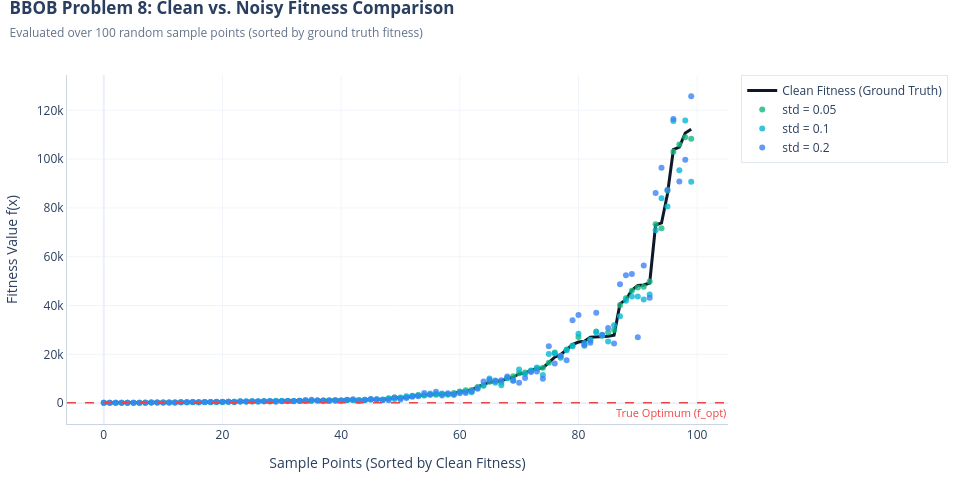
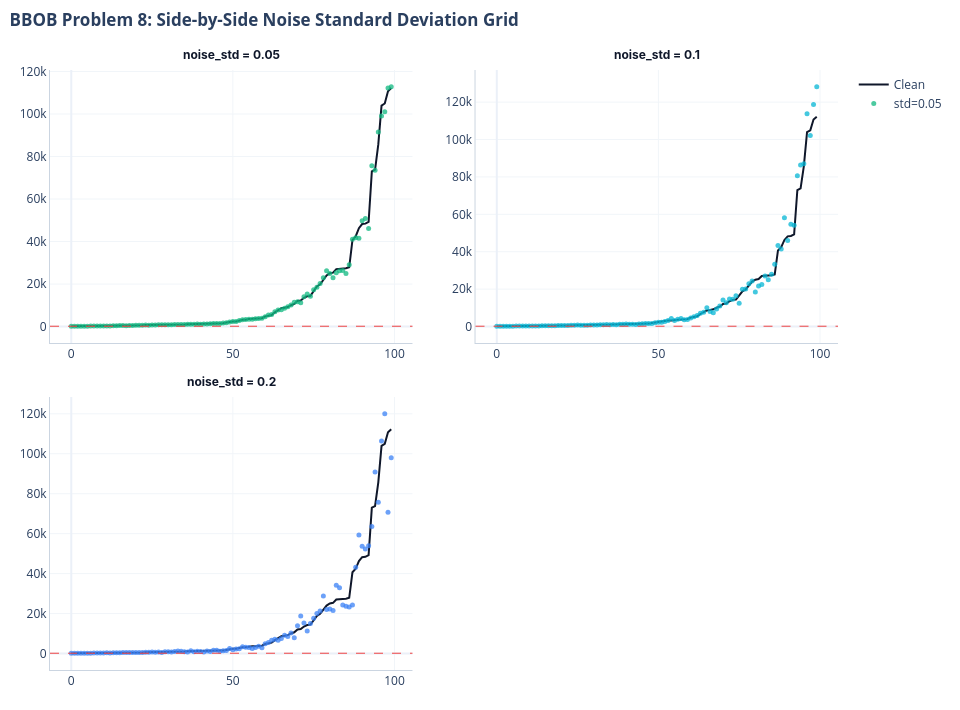

The notebook cell saved with these charts, in order:
### Markdown cell above
## 2. 1D Sample Point Fitness Comparison

### 🎯 Why we do this plot:
To understand how noise perturbs individual point evaluations along a 1D slice of the search space. We need to observe whether noisy evaluation preserves relative ranking order between candidate solutions or creates false local minima that fool optimization algorithms.

### 📖 How to read it:
- **X-axis**: Sample point index sorted by true clean objective value (left = best/lowest fitness, right = worst/highest fitness).
- **Y-axis**: Evaluated objective function value (x)$.
- **Solid Line (Green)**: True, uncorrupted clean ground-truth objective value.
- **Dashed / Dotted Lines**: Noisy evaluation curves across increasing noise intensities ( = 0.05 to 0.5).

### 💡 Key Takeaway:
At low noise levels ( ≤ 0.1), the overall ranking trajectory is preserved, though local perturbations introduce jitter. At high noise levels ( ≥ 0.5), local point ranking is heavily scrambled, creating artificial deceptive local optima that confuse deterministic local search methods.

### Code cell
lb, ub = problem.lower_bound, problem.upper_bound
points = np.random.uniform(lb, ub, (100, dim))
clean_y = np.array([problem(x) for x in points])
sort_idx = np.argsort(clean_y)
sorted_clean = clean_y[sort_idx]
indices = np.arange(len(points))
# Combined Plot showing all noise std levels overlaid on clean ground truth
fig_combined = go.Figure()
fig_combined.add_trace(go.Scatter(
    x=indices,
    y=sorted_clean,
    mode='lines',
    name='Clean Fitness (Ground Truth)',
    line=dict(color='#0F172A', width=3)
))
# Add true optimum line
fig_combined.add_hline(
    y=problem.true_optimum,
    line_dash="dash",
    line_color="#EF4444",
    line_width=1.5,
    annotation_text="True Optimum (f_opt)",
    annotation_position="bottom right",
    annotation_font=dict(size=11, color="#EF4444")
)
for level in noisy_levels:
    p_noisy = BBOBProblem(problem_id=problem_id, dim=dim, instance_id=instance_id, noise_strategy=MultiplicativeNoiseStrategy(noise_std=level), ioh_logger=None)
    noisy_y = np.array([p_noisy(x) for x in points])
    sorted_noisy = noisy_y[sort_idx]
    fig_combined.add_trace(go.Scatter(
        x=indices,
        y=sorted_noisy,
        mode='markers',
        name=f'std = {level}',
        marker=dict(color=color_palette.get(level, '#64748B'), size=6, opacity=0.8)
    ))
fig_combined.update_xaxes(showgrid=True, gridcolor='#F1F5F9', linecolor='#CBD5E1')
fig_combined.update_yaxes(showgrid=True, gridcolor='#F1F5F9', linecolor='#CBD5E1')
fig_combined.update_layout(
    title=dict(
        text=f"<b>BBOB Problem {problem_id}: Clean vs. Noisy Fitness Comparison</b><br><span style='font-size:12px;color:#64748B;'>Evaluated over 100 random sample points (sorted by ground truth fitness)</span>",
        x=0.01, xanchor='left', y=0.97
    ),
    xaxis_title="Sample Points (Sorted by Clean Fitness)",
    yaxis_title="Fitness Value f(x)",
    template="plotly_white",
    hovermode='x unified',
    height=480,
    width=960,
    margin=dict(l=60, r=40, t=75, b=50),
    legend=dict(bgcolor='rgba(255,255,255,0.9)', bordercolor='#E2E8F0', borderwidth=1)
)
fig_combined.show()
# Subplot Grid: 2 plots per row for vertical scrolling
n_plots = len(noisy_levels)
cols = 2
rows = int(np.ceil(n_plots / cols))
fig_subplots = make_subplots(
    rows=rows, cols=cols,
    subplot_titles=[f'<b>noise_std = {level}</b>' for level in noisy_levels],
    horizontal_spacing=0.08,
    vertical_spacing=0.09
)
coords = [(r + 1, c + 1) for r in range(rows) for c in range(cols)][:n_plots]
for idx, (level, (r, c)) in enumerate(zip(noisy_levels, coords), start=1):
    p_noisy = BBOBProblem(problem_id=problem_id, dim=dim, instance_id=instance_id, noise_strategy=MultiplicativeNoiseStrategy(noise_std=level), ioh_logger=None)
    noisy_y = np.array([p_noisy(x) for x in points])
    sorted_noisy = noisy_y[sort_idx]
    
    # Clean reference line
    fig_subplots.add_trace(
        go.Scatter(x=indices, y=sorted_clean, mode='lines', name='Clean', line=dict(color='#0F172A', width=2), showlegend=(idx==1)),
        row=r, col=c
    )
    # Noisy markers
    fig_subplots.add_trace(
        go.Scatter(x=indices, y=sorted_noisy, mode='markers', name=f'std={level}', marker=dict(color=color_palette.get(level, '#EF4444'), size=5, opacity=0.75), showlegend=(idx==1)),
        row=r, col=c
    )
    # Add true optimum line to subplot
    fig_subplots.add_hline(
        y=problem.true_optimum, line_dash="dash", line_color="#EF4444", line_width=1,
        row=r, col=c
    )
for anno in fig_subplots.layout.annotations:
    anno.update(font=dict(size=12, color='#0F172A', family='Inter, sans-serif'), yshift=6)
fig_subplots.update_xaxes(showgrid=True, gridcolor='#F1F5F9', linecolor='#CBD5E1')
fig_subplots.update_yaxes(showgrid=True, gridcolor='#F1F5F9', linecolor='#CBD5E1')
fig_subplots.update_layout(
    title=dict(
        text=f"<b>BBOB Problem {problem_id}: Side-by-Side Noise Standard Deviation Grid</b>",
        x=0.01, xanchor='left', y=0.98
    ),
    height=320 * rows + 70,
    width=960,
    margin=dict(l=50, r=40, t=70, b=40),
    template="plotly_white"
)
fig_subplots.show()

### Figure 1 — Plotly figure (JSON) as saved in the notebook; plotly's stock layout.template omitted (floating-point values rounded to 4 significant figures)
{"data": [{"line": {"color": "#0F172A", "width": 3}, "mode": "lines", "name": "Clean Fitness (Ground Truth)", "type": "scatter", "x": [0, 1, 2, 3, 4, 5, 6, 7, 8, 9, 10, 11, 12, 13, 14, 15, 16, 17, 18, 19, 20, 21, 22, 23, 24, 25, 26, 27, 28, 29, 30, 31, 32, 33, 34, 35, 36, 37, 38, 39, 40, 41, 42, 43, 44, 45, 46, 47, 48, 49, 50, 51, 52, 53, 54, 55, 56, 57, 58, 59, 60, 61, 62, 63, 64, 65, 66, 67, 68, 69, 70, 71, 72, 73, 74, 75, 76, 77, 78, 79, 80, 81, 82, 83, 84, 85, 86, 87, 88, 89, 90, 91, 92, 93, 94, 95, 96, 97, 98, 99], "y": [154.8, 159.5, 160.0, 163.4, 175.3, 188.0, 208.1, 236.5, 250.0, 251.5, 275.3, 299.2, 303.2, 324.7, 374.5, 443.1, 445.4, 449.1, 452.0, 509.8, 549.4, 570.5, 574.2, 698.4, 699.0, 720.2, 725.8, 751.3, 787.0, 828.9, 869.8, 892.7, 936.4, 991.2, 1003.0, 1017.0, 1094.0, 1101.0, 1109.0, 1117.0, 1128.0, 1184.0, 1236.0, 1241.0, 1388.0, 1511.0, 1518.0, 1547.0, 1880.0, 2169.0, 2336.0, 2363.0, 2945.0, 3155.0, 3203.0, 3605.0, 3635.0, 3704.0, 3732.0, 3949.0, 4744.0, 5053.0, 5439.0, 6705.0, 7506.0, 8617.0, 8871.0, 9192.0, 10040.0, 10640.0, 12070.0, 12260.0, 13530.0, 14250.0, 14440.0, 16820.0, 18830.0, 19850.0, 21890.0, 24010.0, 25060.0, 25370.0, 27020.0, 27070.0, 27240.0, 27420.0, 27890.0, 40680.0, 42420.0, 46300.0, 48230.0, 48430.0, 49240.0, 72980.0, 73850.0, 85690.0, 103900.0, 105000.0, 110700.0, 112200.0]}, {"marker": {"color": "#10B981", "opacity": 0.8, "size": 6}, "mode": "markers", "name": "std = 0.05", "type": "scatter", "x": [0, 1, 2, 3, 4, 5, 6, 7, 8, 9, 10, 11, 12, 13, 14, 15, 16, 17, 18, 19, 20, 21, 22, 23, 24, 25, 26, 27, 28, 29, 30, 31, 32, 33, 34, 35, 36, 37, 38, 39, 40, 41, 42, 43, 44, 45, 46, 47, 48, 49, 50, 51, 52, 53, 54, 55, 56, 57, 58, 59, 60, 61, 62, 63, 64, 65, 66, 67, 68, 69, 70, 71, 72, 73, 74, 75, 76, 77, 78, 79, 80, 81, 82, 83, 84, 85, 86, 87, 88, 89, 90, 91, 92, 93, 94, 95, 96, 97, 98, 99], "y": [155.3, 159.4, 160.0, 164.1, 174.6, 188.6, 213.3, 232.4, 247.2, 249.6, 276.3, 295.4, 296.8, 339.3, 366.8, 451.4, 427.7, 436.5, 451.0, 495.1, 530.8, 573.3, 545.6, 673.0, 677.0, 719.4, 705.9, 791.0, 729.4, 814.3, 869.4, 912.8, 923.6, 1043.0, 1045.0, 965.7, 1132.0, 1114.0, 1163.0, 1179.0, 1104.0, 1244.0, 1254.0, 1242.0, 1404.0, 1516.0, 1481.0, 1422.0, 1971.0, 2313.0, 2377.0, 2540.0, 2938.0, 3356.0, 3278.0, 3507.0, 3495.0, 3804.0, 3540.0, 4207.0, 4764.0, 5248.0, 5441.0, 6583.0, 7141.0, 8784.0, 8979.0, 8424.0, 10180.0, 11080.0, 12280.0, 12580.0, 13400.0, 14250.0, 14550.0, 16540.0, 20750.0, 18590.0, 22040.0, 23610.0, 27070.0, 23530.0, 25730.0, 29380.0, 27620.0, 28980.0, 30030.0, 40130.0, 42970.0, 46120.0, 47410.0, 47660.0, 49860.0, 73340.0, 71640.0, 87030.0, 103000.0, 106000.0, 109000.0, 108300.0]}, {"marker": {"color": "#06B6D4", "opacity": 0.8, "size": 6}, "mode": "markers", "name": "std = 0.1", "type": "scatter", "x": [0, 1, 2, 3, 4, 5, 6, 7, 8, 9, 10, 11, 12, 13, 14, 15, 16, 17, 18, 19, 20, 21, 22, 23, 24, 25, 26, 27, 28, 29, 30, 31, 32, 33, 34, 35, 36, 37, 38, 39, 40, 41, 42, 43, 44, 45, 46, 47, 48, 49, 50, 51, 52, 53, 54, 55, 56, 57, 58, 59, 60, 61, 62, 63, 64, 65, 66, 67, 68, 69, 70, 71, 72, 73, 74, 75, 76, 77, 78, 79, 80, 81, 82, 83, 84, 85, 86, 87, 88, 89, 90, 91, 92, 93, 94, 95, 96, 97, 98, 99], "y": [154.1, 158.8, 162.1, 164.1, 176.1, 191.7, 212.5, 221.1, 254.6, 250.1, 266.6, 311.4, 311.2, 370.0, 395.3, 407.0, 425.1, 425.7, 484.8, 475.6, 521.6, 579.7, 568.5, 765.9, 663.0, 749.1, 721.2, 758.9, 744.0, 944.4, 873.2, 856.3, 822.4, 850.1, 1014.0, 985.8, 1065.0, 1109.0, 1050.0, 980.9, 1122.0, 1285.0, 1225.0, 1343.0, 1419.0, 1532.0, 1571.0, 1514.0, 1793.0, 1749.0, 2157.0, 2819.0, 3078.0, 3193.0, 3098.0, 3985.0, 3796.0, 3941.0, 3549.0, 3564.0, 4591.0, 4695.0, 4506.0, 6247.0, 7361.0, 10110.0, 8415.0, 7384.0, 10460.0, 9179.0, 13820.0, 11990.0, 13150.0, 14580.0, 11530.0, 20200.0, 20380.0, 19190.0, 21650.0, 23320.0, 28490.0, 24690.0, 25950.0, 28920.0, 27850.0, 25290.0, 31970.0, 35600.0, 41980.0, 43690.0, 43740.0, 42490.0, 44560.0, 70900.0, 83960.0, 80570.0, 115600.0, 95420.0, 115900.0, 90770.0]}, {"marker": {"color": "#3B82F6", "opacity": 0.8, "size": 6}, "mode": "markers", "name": "std = 0.2", "type": "scatter", "x": [0, 1, 2, 3, 4, 5, 6, 7, 8, 9, 10, 11, 12, 13, 14, 15, 16, 17, 18, 19, 20, 21, 22, 23, 24, 25, 26, 27, 28, 29, 30, 31, 32, 33, 34, 35, 36, 37, 38, 39, 40, 41, 42, 43, 44, 45, 46, 47, 48, 49, 50, 51, 52, 53, 54, 55, 56, 57, 58, 59, 60, 61, 62, 63, 64, 65, 66, 67, 68, 69, 70, 71, 72, 73, 74, 75, 76, 77, 78, 79, 80, 81, 82, 83, 84, 85, 86, 87, 88, 89, 90, 91, 92, 93, 94, 95, 96, 97, 98, 99], "y": [155.1, 161.0, 163.4, 161.4, 184.0, 192.8, 210.5, 207.5, 235.0, 236.5, 274.6, 260.7, 289.8, 335.3, 356.1, 455.6, 411.8, 462.9, 364.5, 630.7, 587.1, 565.2, 448.0, 670.8, 725.5, 748.1, 742.4, 778.9, 859.6, 629.6, 776.2, 904.2, 892.1, 975.1, 1281.0, 1427.0, 1129.0, 1019.0, 942.0, 1243.0, 1125.0, 1366.0, 1613.0, 854.5, 1192.0, 1757.0, 1493.0, 1246.0, 1196.0, 2341.0, 1530.0, 2148.0, 2589.0, 2858.0, 4135.0, 3440.0, 4724.0, 3144.0, 4070.0, 3459.0, 4068.0, 4150.0, 4838.0, 5917.0, 8896.0, 9605.0, 9324.0, 9355.0, 10880.0, 9242.0, 8411.0, 10330.0, 12740.0, 12950.0, 10050.0, 23350.0, 16220.0, 19450.0, 17550.0, 34010.0, 36120.0, 23890.0, 24790.0, 37030.0, 28090.0, 30780.0, 24450.0, 48720.0, 52440.0, 52960.0, 27030.0, 56390.0, 43170.0, 86150.0, 96490.0, 87490.0, 116400.0, 90870.0, 99750.0, 125800.0]}], "layout": {"annotations": [{"font": {"color": "#EF4444", "size": 11}, "showarrow": false, "text": "True Optimum (f_opt)", "x": 1, "xanchor": "right", "xref": "x domain", "y": 149.2, "yanchor": "top", "yref": "y"}], "height": 480, "hovermode": "x unified", "legend": {"bgcolor": "rgba(255,255,255,0.9)", "bordercolor": "#E2E8F0", "borderwidth": 1}, "margin": {"b": 50, "l": 60, "r": 40, "t": 75}, "shapes": [{"line": {"color": "#EF4444", "dash": "dash", "width": 1.5}, "type": "line", "x0": 0, "x1": 1, "xref": "x domain", "y0": 149.2, "y1": 149.2, "yref": "y"}], "title": {"text": "<b>BBOB Problem 8: Clean vs. Noisy Fitness Comparison</b><br><span style='font-size:12px;color:#64748B;'>Evaluated over 100 random sample points (sorted by ground truth fitness)</span>", "x": 0.01, "xanchor": "left", "y": 0.97}, "width": 960, "xaxis": {"gridcolor": "#F1F5F9", "linecolor": "#CBD5E1", "showgrid": true, "title": {"text": "Sample Points (Sorted by Clean Fitness)"}}, "yaxis": {"gridcolor": "#F1F5F9", "linecolor": "#CBD5E1", "showgrid": true, "title": {"text": "Fitness Value f(x)"}}}}

### Figure 2 — Plotly figure (JSON) as saved in the notebook; plotly's stock layout.template omitted (floating-point values rounded to 4 significant figures)
{"data": [{"line": {"color": "#0F172A", "width": 2}, "mode": "lines", "name": "Clean", "showlegend": true, "type": "scatter", "x": [0, 1, 2, 3, 4, 5, 6, 7, 8, 9, 10, 11, 12, 13, 14, 15, 16, 17, 18, 19, 20, 21, 22, 23, 24, 25, 26, 27, 28, 29, 30, 31, 32, 33, 34, 35, 36, 37, 38, 39, 40, 41, 42, 43, 44, 45, 46, 47, 48, 49, 50, 51, 52, 53, 54, 55, 56, 57, 58, 59, 60, 61, 62, 63, 64, 65, 66, 67, 68, 69, 70, 71, 72, 73, 74, 75, 76, 77, 78, 79, 80, 81, 82, 83, 84, 85, 86, 87, 88, 89, 90, 91, 92, 93, 94, 95, 96, 97, 98, 99], "xaxis": "x", "y": [154.8, 159.5, 160.0, 163.4, 175.3, 188.0, 208.1, 236.5, 250.0, 251.5, 275.3, 299.2, 303.2, 324.7, 374.5, 443.1, 445.4, 449.1, 452.0, 509.8, 549.4, 570.5, 574.2, 698.4, 699.0, 720.2, 725.8, 751.3, 787.0, 828.9, 869.8, 892.7, 936.4, 991.2, 1003.0, 1017.0, 1094.0, 1101.0, 1109.0, 1117.0, 1128.0, 1184.0, 1236.0, 1241.0, 1388.0, 1511.0, 1518.0, 1547.0, 1880.0, 2169.0, 2336.0, 2363.0, 2945.0, 3155.0, 3203.0, 3605.0, 3635.0, 3704.0, 3732.0, 3949.0, 4744.0, 5053.0, 5439.0, 6705.0, 7506.0, 8617.0, 8871.0, 9192.0, 10040.0, 10640.0, 12070.0, 12260.0, 13530.0, 14250.0, 14440.0, 16820.0, 18830.0, 19850.0, 21890.0, 24010.0, 25060.0, 25370.0, 27020.0, 27070.0, 27240.0, 27420.0, 27890.0, 40680.0, 42420.0, 46300.0, 48230.0, 48430.0, 49240.0, 72980.0, 73850.0, 85690.0, 103900.0, 105000.0, 110700.0, 112200.0], "yaxis": "y"}, {"marker": {"color": "#10B981", "opacity": 0.75, "size": 5}, "mode": "markers", "name": "std=0.05", "showlegend": true, "type": "scatter", "x": [0, 1, 2, 3, 4, 5, 6, 7, 8, 9, 10, 11, 12, 13, 14, 15, 16, 17, 18, 19, 20, 21, 22, 23, 24, 25, 26, 27, 28, 29, 30, 31, 32, 33, 34, 35, 36, 37, 38, 39, 40, 41, 42, 43, 44, 45, 46, 47, 48, 49, 50, 51, 52, 53, 54, 55, 56, 57, 58, 59, 60, 61, 62, 63, 64, 65, 66, 67, 68, 69, 70, 71, 72, 73, 74, 75, 76, 77, 78, 79, 80, 81, 82, 83, 84, 85, 86, 87, 88, 89, 90, 91, 92, 93, 94, 95, 96, 97, 98, 99], "xaxis": "x", "y": [154.7, 159.4, 160.0, 163.2, 174.0, 186.8, 206.5, 242.0, 252.4, 261.4, 280.1, 304.6, 314.4, 330.8, 382.1, 447.7, 467.0, 427.3, 468.5, 506.3, 562.9, 554.8, 576.3, 714.9, 666.8, 776.3, 764.9, 818.5, 804.7, 849.4, 878.7, 826.4, 960.2, 984.8, 1012.0, 974.5, 1126.0, 1094.0, 1132.0, 1161.0, 1141.0, 1189.0, 1227.0, 1262.0, 1399.0, 1413.0, 1412.0, 1641.0, 1794.0, 2120.0, 2367.0, 2351.0, 2891.0, 3172.0, 3299.0, 3478.0, 3408.0, 3631.0, 3767.0, 3917.0, 4596.0, 5474.0, 5688.0, 6909.0, 7807.0, 7901.0, 8563.0, 9313.0, 10190.0, 11440.0, 11660.0, 11180.0, 13990.0, 15260.0, 14230.0, 17270.0, 18460.0, 20220.0, 22990.0, 26210.0, 24940.0, 22950.0, 25360.0, 26230.0, 26430.0, 24950.0, 29070.0, 41050.0, 41820.0, 41570.0, 49810.0, 50830.0, 46170.0, 75610.0, 73600.0, 91560.0, 99100.0, 101000.0, 112200.0, 112800.0], "yaxis": "y"}, {"line": {"color": "#0F172A", "width": 2}, "mode": "lines", "name": "Clean", "showlegend": false, "type": "scatter", "x": [0, 1, 2, 3, 4, 5, 6, 7, 8, 9, 10, 11, 12, 13, 14, 15, 16, 17, 18, 19, 20, 21, 22, 23, 24, 25, 26, 27, 28, 29, 30, 31, 32, 33, 34, 35, 36, 37, 38, 39, 40, 41, 42, 43, 44, 45, 46, 47, 48, 49, 50, 51, 52, 53, 54, 55, 56, 57, 58, 59, 60, 61, 62, 63, 64, 65, 66, 67, 68, 69, 70, 71, 72, 73, 74, 75, 76, 77, 78, 79, 80, 81, 82, 83, 84, 85, 86, 87, 88, 89, 90, 91, 92, 93, 94, 95, 96, 97, 98, 99], "xaxis": "x2", "y": [154.8, 159.5, 160.0, 163.4, 175.3, 188.0, 208.1, 236.5, 250.0, 251.5, 275.3, 299.2, 303.2, 324.7, 374.5, 443.1, 445.4, 449.1, 452.0, 509.8, 549.4, 570.5, 574.2, 698.4, 699.0, 720.2, 725.8, 751.3, 787.0, 828.9, 869.8, 892.7, 936.4, 991.2, 1003.0, 1017.0, 1094.0, 1101.0, 1109.0, 1117.0, 1128.0, 1184.0, 1236.0, 1241.0, 1388.0, 1511.0, 1518.0, 1547.0, 1880.0, 2169.0, 2336.0, 2363.0, 2945.0, 3155.0, 3203.0, 3605.0, 3635.0, 3704.0, 3732.0, 3949.0, 4744.0, 5053.0, 5439.0, 6705.0, 7506.0, 8617.0, 8871.0, 9192.0, 10040.0, 10640.0, 12070.0, 12260.0, 13530.0, 14250.0, 14440.0, 16820.0, 18830.0, 19850.0, 21890.0, 24010.0, 25060.0, 25370.0, 27020.0, 27070.0, 27240.0, 27420.0, 27890.0, 40680.0, 42420.0, 46300.0, 48230.0, 48430.0, 49240.0, 72980.0, 73850.0, 85690.0, 103900.0, 105000.0, 110700.0, 112200.0], "yaxis": "y2"}, {"marker": {"color": "#06B6D4", "opacity": 0.75, "size": 5}, "mode": "markers", "name": "std=0.1", "showlegend": false, "type": "scatter", "x": [0, 1, 2, 3, 4, 5, 6, 7, 8, 9, 10, 11, 12, 13, 14, 15, 16, 17, 18, 19, 20, 21, 22, 23, 24, 25, 26, 27, 28, 29, 30, 31, 32, 33, 34, 35, 36, 37, 38, 39, 40, 41, 42, 43, 44, 45, 46, 47, 48, 49, 50, 51, 52, 53, 54, 55, 56, 57, 58, 59, 60, 61, 62, 63, 64, 65, 66, 67, 68, 69, 70, 71, 72, 73, 74, 75, 76, 77, 78, 79, 80, 81, 82, 83, 84, 85, 86, 87, 88, 89, 90, 91, 92, 93, 94, 95, 96, 97, 98, 99], "xaxis": "x2", "y": [154.3, 161.0, 161.6, 163.2, 179.2, 185.5, 208.9, 248.0, 280.0, 265.2, 259.9, 307.1, 327.7, 291.6, 395.3, 450.1, 454.0, 440.8, 451.3, 525.5, 528.2, 563.9, 484.6, 740.7, 652.4, 774.5, 682.9, 610.2, 706.9, 811.0, 807.5, 798.7, 888.6, 1003.0, 1055.0, 963.3, 1104.0, 970.4, 1156.0, 1163.0, 1325.0, 1213.0, 1152.0, 1079.0, 1325.0, 1430.0, 1563.0, 1635.0, 1668.0, 2044.0, 2284.0, 2266.0, 2720.0, 3173.0, 4228.0, 3191.0, 3948.0, 4318.0, 3559.0, 3749.0, 4556.0, 5218.0, 5887.0, 7080.0, 7635.0, 10040.0, 8060.0, 7427.0, 9331.0, 11030.0, 14210.0, 12680.0, 14710.0, 14550.0, 16420.0, 12410.0, 19940.0, 20070.0, 22810.0, 24340.0, 18500.0, 21690.0, 22480.0, 27050.0, 25020.0, 28010.0, 33310.0, 43280.0, 41500.0, 58230.0, 46020.0, 54680.0, 54210.0, 80680.0, 86390.0, 87060.0, 113800.0, 102100.0, 118800.0, 128200.0], "yaxis": "y2"}, {"line": {"color": "#0F172A", "width": 2}, "mode": "lines", "name": "Clean", "showlegend": false, "type": "scatter", "x": [0, 1, 2, 3, 4, 5, 6, 7, 8, 9, 10, 11, 12, 13, 14, 15, 16, 17, 18, 19, 20, 21, 22, 23, 24, 25, 26, 27, 28, 29, 30, 31, 32, 33, 34, 35, 36, 37, 38, 39, 40, 41, 42, 43, 44, 45, 46, 47, 48, 49, 50, 51, 52, 53, 54, 55, 56, 57, 58, 59, 60, 61, 62, 63, 64, 65, 66, 67, 68, 69, 70, 71, 72, 73, 74, 75, 76, 77, 78, 79, 80, 81, 82, 83, 84, 85, 86, 87, 88, 89, 90, 91, 92, 93, 94, 95, 96, 97, 98, 99], "xaxis": "x3", "y": [154.8, 159.5, 160.0, 163.4, 175.3, 188.0, 208.1, 236.5, 250.0, 251.5, 275.3, 299.2, 303.2, 324.7, 374.5, 443.1, 445.4, 449.1, 452.0, 509.8, 549.4, 570.5, 574.2, 698.4, 699.0, 720.2, 725.8, 751.3, 787.0, 828.9, 869.8, 892.7, 936.4, 991.2, 1003.0, 1017.0, 1094.0, 1101.0, 1109.0, 1117.0, 1128.0, 1184.0, 1236.0, 1241.0, 1388.0, 1511.0, 1518.0, 1547.0, 1880.0, 2169.0, 2336.0, 2363.0, 2945.0, 3155.0, 3203.0, 3605.0, 3635.0, 3704.0, 3732.0, 3949.0, 4744.0, 5053.0, 5439.0, 6705.0, 7506.0, 8617.0, 8871.0, 9192.0, 10040.0, 10640.0, 12070.0, 12260.0, 13530.0, 14250.0, 14440.0, 16820.0, 18830.0, 19850.0, 21890.0, 24010.0, 25060.0, 25370.0, 27020.0, 27070.0, 27240.0, 27420.0, 27890.0, 40680.0, 42420.0, 46300.0, 48230.0, 48430.0, 49240.0, 72980.0, 73850.0, 85690.0, 103900.0, 105000.0, 110700.0, 112200.0], "yaxis": "y3"}, {"marker": {"color": "#3B82F6", "opacity": 0.75, "size": 5}, "mode": "markers", "name": "std=0.2", "showlegend": false, "type": "scatter", "x": [0, 1, 2, 3, 4, 5, 6, 7, 8, 9, 10, 11, 12, 13, 14, 15, 16, 17, 18, 19, 20, 21, 22, 23, 24, 25, 26, 27, 28, 29, 30, 31, 32, 33, 34, 35, 36, 37, 38, 39, 40, 41, 42, 43, 44, 45, 46, 47, 48, 49, 50, 51, 52, 53, 54, 55, 56, 57, 58, 59, 60, 61, 62, 63, 64, 65, 66, 67, 68, 69, 70, 71, 72, 73, 74, 75, 76, 77, 78, 79, 80, 81, 82, 83, 84, 85, 86, 87, 88, 89, 90, 91, 92, 93, 94, 95, 96, 97, 98, 99], "xaxis": "x3", "y": [155.6, 156.7, 160.4, 163.4, 175.3, 179.7, 203.7, 225.6, 261.5, 255.3, 264.6, 346.6, 298.4, 380.3, 408.1, 430.5, 492.2, 477.3, 463.3, 460.6, 504.7, 546.3, 567.1, 639.1, 645.1, 738.5, 684.9, 778.4, 524.2, 932.3, 878.0, 762.5, 1033.0, 1219.0, 1174.0, 922.8, 744.6, 1421.0, 886.0, 1112.0, 1075.0, 814.4, 1326.0, 959.9, 1635.0, 1629.0, 1177.0, 1419.0, 1485.0, 2574.0, 1957.0, 2238.0, 2430.0, 3382.0, 3164.0, 3021.0, 2469.0, 2975.0, 3626.0, 2899.0, 4837.0, 5517.0, 6633.0, 7124.0, 6645.0, 7506.0, 9151.0, 8487.0, 10300.0, 7879.0, 13880.0, 18770.0, 15220.0, 11340.0, 15060.0, 17720.0, 20080.0, 21290.0, 28740.0, 21990.0, 22320.0, 21570.0, 34160.0, 32970.0, 24320.0, 23620.0, 23290.0, 24230.0, 43230.0, 59400.0, 53730.0, 52340.0, 53920.0, 63600.0, 90910.0, 75710.0, 106300.0, 120000.0, 70720.0, 97950.0], "yaxis": "y3"}], "layout": {"annotations": [{"font": {"color": "#0F172A", "family": "Inter, sans-serif", "size": 12}, "showarrow": false, "text": "<b>noise_std = 0.05</b>", "x": 0.23, "xanchor": "center", "xref": "paper", "y": 1, "yanchor": "bottom", "yref": "paper", "yshift": 6}, {"font": {"color": "#0F172A", "family": "Inter, sans-serif", "size": 12}, "showarrow": false, "text": "<b>noise_std = 0.1</b>", "x": 0.77, "xanchor": "center", "xref": "paper", "y": 1, "yanchor": "bottom", "yref": "paper", "yshift": 6}, {"font": {"color": "#0F172A", "family": "Inter, sans-serif", "size": 12}, "showarrow": false, "text": "<b>noise_std = 0.2</b>", "x": 0.23, "xanchor": "center", "xref": "paper", "y": 0.455, "yanchor": "bottom", "yref": "paper", "yshift": 6}], "height": 710, "margin": {"b": 40, "l": 50, "r": 40, "t": 70}, "shapes": [{"line": {"color": "#EF4444", "dash": "dash", "width": 1}, "type": "line", "x0": 0, "x1": 1, "xref": "x domain", "y0": 149.2, "y1": 149.2, "yref": "y"}, {"line": {"color": "#EF4444", "dash": "dash", "width": 1}, "type": "line", "x0": 0, "x1": 1, "xref": "x2 domain", "y0": 149.2, "y1": 149.2, "yref": "y2"}, {"line": {"color": "#EF4444", "dash": "dash", "width": 1}, "type": "line", "x0": 0, "x1": 1, "xref": "x3 domain", "y0": 149.2, "y1": 149.2, "yref": "y3"}], "title": {"text": "<b>BBOB Problem 8: Side-by-Side Noise Standard Deviation Grid</b>", "x": 0.01, "xanchor": "left", "y": 0.98}, "width": 960, "xaxis": {"anchor": "y", "domain": [0, 0.46], "gridcolor": "#F1F5F9", "linecolor": "#CBD5E1", "showgrid": true}, "xaxis2": {"anchor": "y2", "domain": [0.54, 1], "gridcolor": "#F1F5F9", "linecolor": "#CBD5E1", "showgrid": true}, "xaxis3": {"anchor": "y3", "domain": [0, 0.46], "gridcolor": "#F1F5F9", "linecolor": "#CBD5E1", "showgrid": true}, "xaxis4": {"anchor": "y4", "domain": [0.54, 1], "gridcolor": "#F1F5F9", "linecolor": "#CBD5E1", "showgrid": true}, "yaxis": {"anchor": "x", "domain": [0.545, 1], "gridcolor": "#F1F5F9", "linecolor": "#CBD5E1", "showgrid": true}, "yaxis2": {"anchor": "x2", "domain": [0.545, 1], "gridcolor": "#F1F5F9", "linecolor": "#CBD5E1", "showgrid": true}, "yaxis3": {"anchor": "x3", "domain": [0, 0.455], "gridcolor": "#F1F5F9", "linecolor": "#CBD5E1", "showgrid": true}, "yaxis4": {"anchor": "x4", "domain": [0, 0.455], "gridcolor": "#F1F5F9", "linecolor": "#CBD5E1", "showgrid": true}}}
